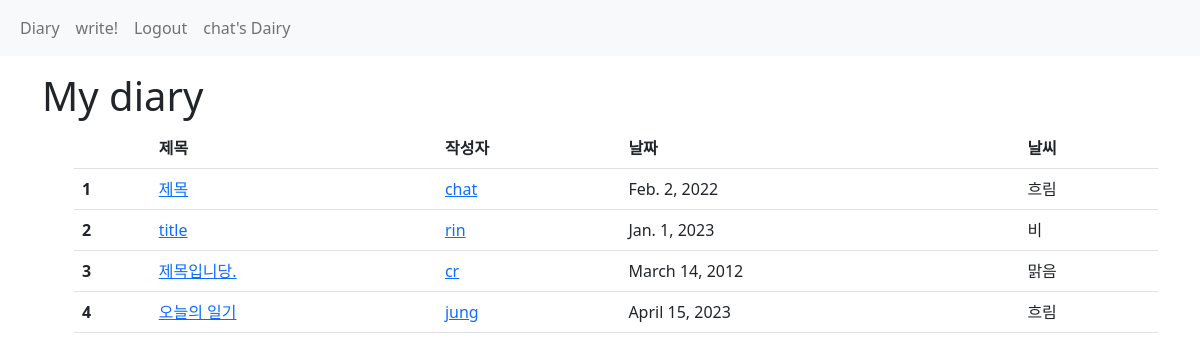
Page /app/ (signed in) on the committed database.
### accounts/models.py (models this page shows)
class User(AbstractUser):
    like_today = models.ManyToManyField(Today, related_name='like_users')  # 테이블 추가
    sad_today = models.ManyToManyField(Today, related_name='sad_users')
    best_today = models.ManyToManyField(Today, related_name='best_users')
    complete_today = models.ManyToManyField(Today, related_name='com_users')
    friends = models.ManyToManyField('self', symmetrical=True, related_name='friends')

### app/models.py (models this page shows)
class Today(models.Model):
    user = models.ForeignKey(settings.AUTH_USER_MODEL, on_delete=models.CASCADE)
    title = models.CharField(max_length=200)
    content = models.TextField()
    date = models.DateField()
    weather = models.CharField(max_length=200, choices= WEATHER_CHOICES)

### app/views.py (the view)
# urls.py: path('', views.today_index, name='today_index'),
@require_safe
def today_index(request):
    todays = Today.objects.all()
    paginator = Paginator(todays, 10)
    page_number = request.GET.get('page')
    page_obj = paginator.get_page(page_number)
    return render(request, 'app/index.html', {
        'page_obj': page_obj,
    })

### app/templates/app/index.html (shortened to what this page needs)
{% extends 'base.html' %}
{% load bootstrap5 %}
{% block content %}
<h1>My diary</h1>
<ul>
    <table class="table">
        <thead>
          <tr>
            <th scope="col"> </th>
            <th scope="col">제목</th>
            <th scope="col">작성자</th>
            <th scope="col">날짜</th>
            <th scope="col">날씨</th>
          </tr>
        </thead>
        <tbody>
          {% for today in page_obj %}
          <tr>
            <th scope="row">{{ today.pk }}</th>
            <td><a href="{% url 'app:today_detail' today.pk %}">{{ today.title }}</a></td>
            <td><a href="{% url 'accounts:profile' today.user %}">{{ today.user }}</a></td>
            <td>{{ today.date}}</td>
            <td>{{ today.weather}}</td>
          </tr>
          {% endfor %}
        </tbody>
      </table>
</ul>
{% endblock content %}

### templates/_navbar.html (shortened to what this page needs)
<nav class="navbar navbar-expand-lg bg-light">
    <div class="container-fluid">
        <ul class="navbar-nav">
            <li class="nav-item">
                <a class="nav-link" href="{% url 'app:today_index' %}">Diary</a>
            </li>
            {% if request.user.is_authenticated %}
            <li class="nav-item">
                <a class="nav-link" href="{% url 'app:create_today' %}">write!</a>
            </li>
            <li class="nav-item">
                <a class="nav-link" href="{% url 'accounts:signout' %}">Logout</a>
            </li>
            <li class="nav-item">
                <a class="nav-link" href="{% url 'accounts:profile' request.user %}">
                    {{ request.user }}'s Dairy
                </a>
            </li>
            {% endif %}
        </ul>
    </div>
</nav>

### rows in the picture
User: user "chat"
Today: pk "1", title "제목", user "chat", date "Feb. 2, 2022", weather "흐림"
Today: pk "2", title "title", user "rin", date "Jan. 1, 2023", weather "비"
Today: pk "3", title "제목입니당.", user "cr", date "March 14, 2012", weather "맑음"
Today: pk "4", title "오늘의 일기", user "jung", date "April 15, 2023", weather "흐림"
